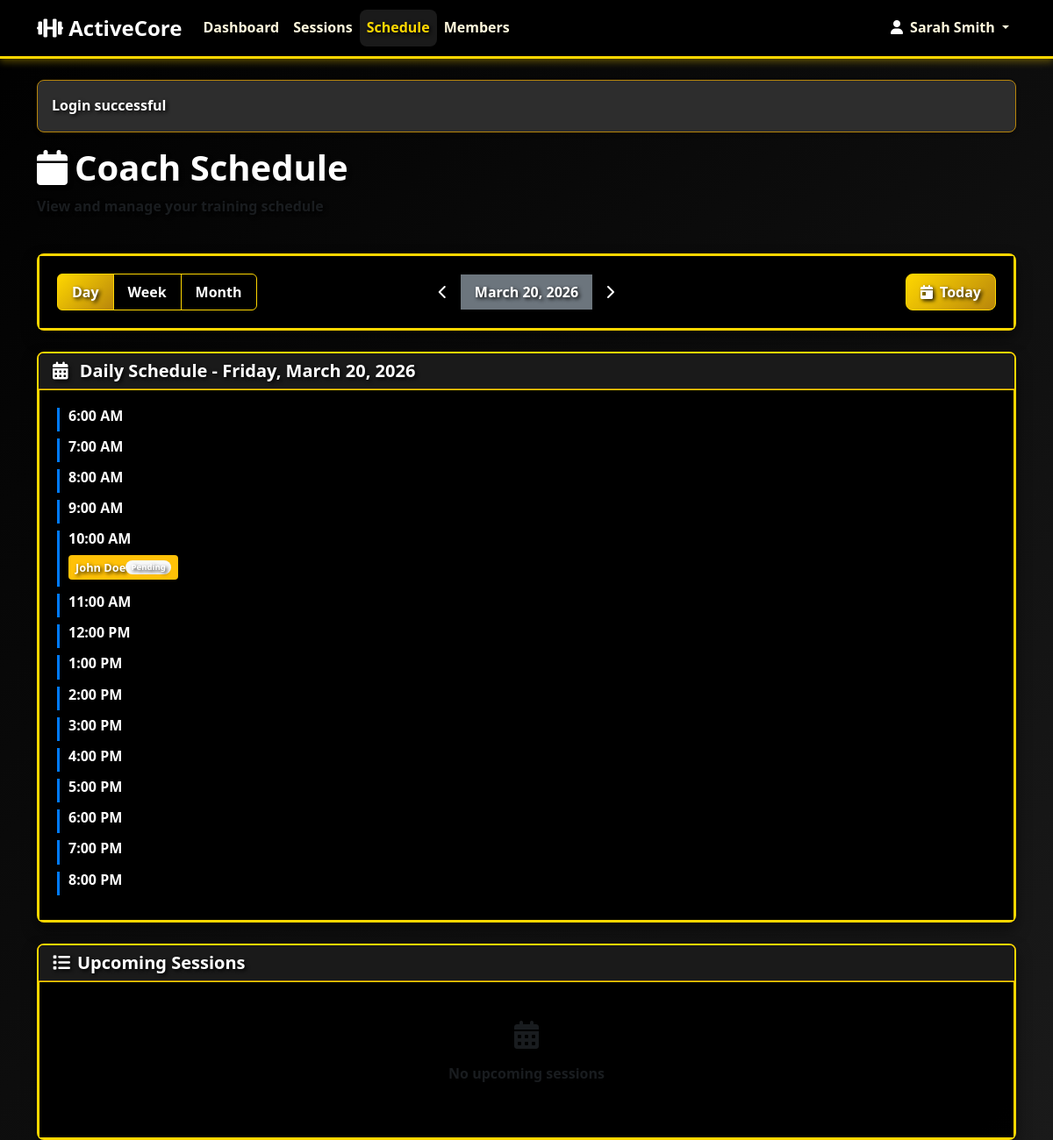
Page /views/coach/schedule.php?view=day&date=2026-03-20 (signed in) on the committed database.
### tables this page shows
CREATE TABLE coach_sessions (
    session_id INT PRIMARY KEY AUTO_INCREMENT,
    coach_id INT NOT NULL,
    member_id INT NOT NULL,
    session_date DATE NOT NULL,
    session_time TIME NOT NULL,
    status ENUM('pending', 'confirmed', 'completed', 'cancelled') DEFAULT 'pending',
    notes TEXT,
    created_at TIMESTAMP DEFAULT CURRENT_TIMESTAMP,
    FOREIGN KEY (coach_id) REFERENCES coaches(coach_id) ON DELETE CASCADE,
    FOREIGN KEY (member_id) REFERENCES members(member_id) ON DELETE CASCADE
);

CREATE TABLE members (
    member_id INT PRIMARY KEY AUTO_INCREMENT,
    user_id INT UNIQUE NOT NULL,
    first_name VARCHAR(50) NOT NULL,
    last_name VARCHAR(50) NOT NULL,
    phone VARCHAR(20),
    membership_date DATE DEFAULT CURRENT_DATE,
    membership_status ENUM('active', 'inactive', 'expired') DEFAULT 'active',
    FOREIGN KEY (user_id) REFERENCES users(user_id) ON DELETE CASCADE
);

### models/Coach.php (called while the page is built, shortened)
<?php
require_once __DIR__ . '/../config/database.php';
class Coach {
    private $conn;
    public function __construct() {
        $database = new Database();
        $this->conn = $database->getConnection();
    }
    public function getWeeklySchedule($coach_id, $start_date, $end_date) {
        $query = "SELECT cs.*, m.first_name as member_first_name, m.last_name as member_last_name
                 FROM coach_sessions cs
                 JOIN members m ON cs.member_id = m.member_id
                 WHERE cs.coach_id = :coach_id
                 AND cs.session_date BETWEEN :start_date AND :end_date
                 ORDER BY cs.session_date ASC, cs.session_time ASC";
        $stmt = $this->conn->prepare($query);
        $stmt->bindParam(":coach_id", $coach_id);
        $stmt->bindParam(":start_date", $start_date);
        $stmt->bindParam(":end_date", $end_date);
        $stmt->execute();
        return $stmt->fetchAll(PDO::FETCH_ASSOC);
    }
}
?>

### views/coach/schedule.php (the view, shortened to what this page needs)
<?php
require_once __DIR__ . '/../../config/database.php';
require_once __DIR__ . '/../../models/Coach.php';
$coach = new Coach();
$coachId = $_SESSION['coach_id'];
$view = $_GET['view'] ?? 'week';
$currentDate = $_GET['date'] ?? date('Y-m-d');
if ($view === 'day') {
    $startDate = $currentDate;
    $endDate = $currentDate;
    $prevDate = date('Y-m-d', strtotime($currentDate . ' -1 day'));
    $nextDate = date('Y-m-d', strtotime($currentDate . ' +1 day'));
} else {
    $startDate = date('Y-m-01', strtotime($currentDate));
    $endDate = date('Y-m-t', strtotime($currentDate));
    $prevDate = date('Y-m-d', strtotime($currentDate . ' -1 month'));
    $nextDate = date('Y-m-d', strtotime($currentDate . ' +1 month'));
}
$schedule = $coach->getWeeklySchedule($coachId, $startDate, $endDate);
$sessionsByDate = [];
foreach ($schedule as $session) {
    $sessionsByDate[$session['session_date']][] = $session;
}
?>
<!DOCTYPE html>
<html lang="en">
<head>
    <link href="https://cdn.jsdelivr.net/npm/bootstrap@5.3.0/dist/css/bootstrap.min.css" rel="stylesheet">
    <link href="https://cdnjs.cloudflare.com/ajax/libs/font-awesome/6.0.0/css/all.min.css" rel="stylesheet">
    <link href="<?php echo ASSETS_URL; ?>css/style.css" rel="stylesheet">
</head>
<body>
    <nav class="navbar navbar-expand-lg navbar-dark bg-dark">
        <div class="container">
            <a class="navbar-brand" href="<?php echo BASE_URL; ?>">
                <i class="fas fa-dumbbell"></i> <strong>ActiveCore</strong>
            </a>
            <div class="collapse navbar-collapse" id="navbarNav">
                <ul class="navbar-nav me-auto">
                    <li class="nav-item">
                        <a class="nav-link" href="dashboard.php">Dashboard</a>
                    </li>
                    <li class="nav-item">
                        <a class="nav-link" href="sessions.php">Sessions</a>
                    </li>
                    <li class="nav-item">
                        <a class="nav-link active" href="schedule.php">Schedule</a>
                    </li>
                    <li class="nav-item">
                        <a class="nav-link" href="members.php">Members</a>
                    </li>
                </ul>
                <div class="navbar-nav ms-auto">
                    <div class="nav-item dropdown">
                        <a class="nav-link dropdown-toggle" href="#" role="button" data-bs-toggle="dropdown">
                            <i class="fas fa-user me-2"></i><?php echo htmlspecialchars($_SESSION['full_name']); ?>
                        </a>
                    </div>
                </div>
            </div>
        </div>
    </nav>
    <div class="container mt-4">
        <div class="row mb-4">
            <div class="col-12">
                <h1><i class="fas fa-calendar me-2"></i>Coach Schedule</h1>
                <p class="text-muted">View and manage your training schedule</p>
            </div>
        </div>
        <div class="row mb-4">
            <div class="col-12">
                <div class="card">
                    <div class="card-body">
                        <div class="row align-items-center">
                            <div class="col-md-4">
                                <div class="btn-group view-toggle" role="group">
                                    <a href="?view=day&date=<?php echo $currentDate; ?>" class="btn <?php echo $view === 'day' ? 'btn-primary' : 'btn-outline-primary'; ?>">
                                        Day
                                    </a>
                                    <a href="?view=week&date=<?php echo $currentDate; ?>" class="btn <?php echo $view === 'week' ? 'btn-primary' : 'btn-outline-primary'; ?>">
                                        Week
                                    </a>
                                    <a href="?view=month&date=<?php echo $currentDate; ?>" class="btn <?php echo $view === 'month' ? 'btn-primary' : 'btn-outline-primary'; ?>">
                                        Month
                                    </a>
                                </div>
                            </div>
                            <div class="col-md-4 text-center">
                                <div class="btn-group" role="group">
                                    <a href="?view=<?php echo $view; ?>&date=<?php echo $prevDate; ?>" class="btn btn-outline-secondary">
                                        <i class="fas fa-chevron-left"></i>
                                    </a>
                                    <span class="btn btn-secondary" disabled>
                                        <?php echo getDisplayDateRange($startDate, $endDate, $view); ?>
                                    </span>
                                    <a href="?view=<?php echo $view; ?>&date=<?php echo $nextDate; ?>" class="btn btn-outline-secondary">
                                        <i class="fas fa-chevron-right"></i>
                                    </a>
                                </div>
                            </div>
                            <div class="col-md-4 text-end">
                                <a href="?view=<?php echo $view; ?>&date=<?php echo date('Y-m-d'); ?>" class="btn btn-primary">
                                    <i class="fas fa-calendar-day me-2"></i>Today
                                </a>
                            </div>
                        </div>
                    </div>
                </div>
            </div>
        </div>
        <div class="row">
            <div class="col-12">
                <div class="card">
                    <div class="card-header">
                        <h5 class="mb-0">
                            <i class="fas fa-calendar-alt me-2"></i>
                            <?php echo getDisplayTitle($view, $startDate, $endDate); ?>
                        </h5>
                    </div>
                    <div class="card-body">
                        <?php if ($view === 'day'): ?>
                            <?php
                            $daySessions = $sessionsByDate[$currentDate] ?? [];
                            $timeSlots = generateTimeSlots($daySessions);
                            ?>
                            <?php if (!empty($timeSlots)): ?>
                                <div class="timeline">
                                    <?php foreach ($timeSlots as $time => $sessions): ?>
                                        <div class="time-slot">
                                            <div class="d-flex justify-content-between align-items-start">
                                                <div>
                                                    <h6><?php echo formatTime($time); ?></h6>
                                                    <?php foreach ($sessions as $session): ?>
                                                        <div class="session-item <?php echo $session['status']; ?> mb-2">
                                                            <div class="d-flex justify-content-between align-items-center">
                                                                <span>
                                                                    <?php echo htmlspecialchars($session['member_first_name'] . ' ' . $session['member_last_name']); ?>
                                                                </span>
                                                                <span class="badge bg-light text-dark">
                                                                    <?php echo ucfirst($session['status']); ?>
                                                                </span>
                                                            </div>
                                                        </div>
                                                    <?php endforeach; ?>
                                                </div>
                                            </div>
                                        </div>
                                    <?php endforeach; ?>
                                </div>
                            <?php endif; ?>
                        <?php endif; ?>
                    </div>
                </div>
            </div>
        </div>
        <div class="row mt-4">
            <div class="col-12">
                <div class="card">
                    <div class="card-header">
                        <h5 class="mb-0"><i class="fas fa-list me-2"></i>Upcoming Sessions</h5>
                    </div>
                    <div class="card-body">
                        <?php
                        $upcomingSessions = $coach->getUpcomingSessions($coachId);
                        if (!empty($upcomingSessions)):
                        ?>
                            <div class="table-responsive">
                                <table class="table table-hover">
                                    <thead>
                                        <tr>
                                            <th>Date</th>
                                            <th>Time</th>
                                            <th>Member</th>
                                            <th>Status</th>
                                            <th>Actions</th>
                                        </tr>
                                    </thead>
                                    <tbody>
                                        <?php foreach ($upcomingSessions as $session): ?>
                                            <tr>
                                                <td><?php echo formatDate($session['session_date']); ?></td>
                                                <td><?php echo formatTime($session['session_time']); ?></td>
                                                <td>
                                                    <?php echo htmlspecialchars($session['member_first_name'] . ' ' . $session['member_last_name']); ?>
                                                </td>
                                                <td>
                                                    <span class="badge bg-<?php echo getSessionStatusColor($session['status']); ?>">
                                                        <?php echo ucfirst($session['status']); ?>
                                                    </span>
                                                </td>
                                                <td>
                                                    <div class="btn-group btn-group-sm">
                                                        <?php if ($session['status'] === 'pending'): ?>
                                                            <button class="btn btn-sm btn-success" onclick="confirmSession(<?php echo $session['session_id']; ?>)">
                                                                <i class="fas fa-check"></i>
                                                            </button>
                                                        <?php endif; ?>
                                                        <?php if ($session['status'] === 'confirmed'): ?>
                                                            <button class="btn btn-sm btn-primary" onclick="completeSession(<?php echo $session['session_id']; ?>)">
                                                                <i class="fas fa-check-double"></i>
                                                            </button>
                                                        <?php endif; ?>
                                                        <button class="btn btn-sm btn-outline-info" onclick="viewSessionDetails(<?php echo $session['session_id']; ?>)">
                                                            <i class="fas fa-info-circle"></i>
                                                        </button>
                                                    </div>
                                                </td>
                                            </tr>
                                        <?php endforeach; ?>
                                    </tbody>
                                </table>
                            </div>
                        <?php else: ?>
                            <div class="text-center py-4">
                                <i class="fas fa-calendar-alt fa-2x text-muted mb-3"></i>
                                <p class="text-muted">No upcoming sessions</p>
                            </div>
                        <?php endif; ?>
                    </div>
                </div>
            </div>
        </div>
    </div>
    <?php
    function getDisplayDateRange($startDate, $endDate, $view) {
        if ($view === 'day') {
            return date('F j, Y', strtotime($startDate));
        } elseif ($view === 'week') {
            return date('M j', strtotime($startDate)) . ' - ' . date('M j, Y', strtotime($endDate));
        } else {
            return date('F Y', strtotime($startDate));
        }
    }
    function getDisplayTitle($view, $startDate, $endDate) {
        if ($view === 'day') {
            return 'Daily Schedule - ' . date('l, F j, Y', strtotime($startDate));
        } elseif ($view === 'week') {
            return 'Weekly Schedule - ' . date('M j', strtotime($startDate)) . ' to ' . date('M j, Y', strtotime($endDate));
        } else {
            return 'Monthly Schedule - ' . date('F Y', strtotime($startDate));
        }
    }
    function generateTimeSlots($sessions) {
        $timeSlots = [];
        $times = [
            '06:00:00', '07:00:00', '08:00:00', '09:00:00', '10:00:00', '11:00:00',
            '12:00:00', '13:00:00', '14:00:00', '15:00:00', '16:00:00', '17:00:00',
            '18:00:00', '19:00:00', '20:00:00'
        ];
        foreach ($times as $time) {
            $timeSlots[$time] = [];
        }
        foreach ($sessions as $session) {
            $timeSlots[$session['session_time']][] = $session;
        }
        return $timeSlots;
    }
    ?>
</body>
</html>

### rows in the picture
coach_sessions: session_date "March 20, 2026", session_date "Daily Schedule - Friday, March 20, 2026", member.last_name "John Doe", status "Pending"

### other values in the picture
$_SESSION['full_name'] "Sarah Smith"
$_SESSION['success'] "Login successful"
formatTime($time) "6:00 AM"
formatTime($time) "7:00 AM"
formatTime($time) "8:00 AM"
formatTime($time) "9:00 AM"
formatTime($time) "10:00 AM"
formatTime($time) "11:00 AM"
formatTime($time) "12:00 PM"
formatTime($time) "1:00 PM"
formatTime($time) "2:00 PM"
formatTime($time) "3:00 PM"
formatTime($time) "4:00 PM"
formatTime($time) "5:00 PM"
formatTime($time) "6:00 PM"
